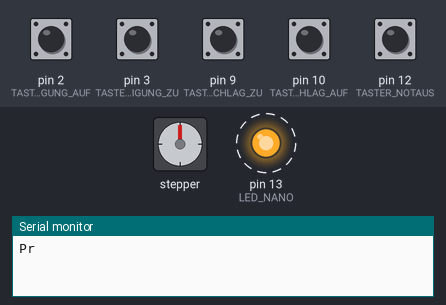
This program was run on a simulated Arduino Nano, built with avr-gcc and run on an emulated ATmega328P. On the bench: stepper motor, output pins drawn as LEDs (lit = HIGH), the last lines printed to the serial monitor. Wiring (inferred from the names in the program): stepper motor driver (200 steps per turn assumed): step pin 4; direction pin 7; enable pin 8. Dashed ring = blinking. The test bench sets the inputs (shaded band); at power-on: pin 2 (TASTER_BESCHLEUNIGUNG_AUF), pin 3 (TASTER_BESCHLEUNIGUNG_ZU), pin 9 (TASTER_ANSCHLAG_ZU), pin 10 (TASTER_ANSCHLAG_AUF), pin 12 (TASTER_NOTAUS) HIGH. Pins used as bus, display or sensor lines are not drawn.

Above: at 0.88 s.
1.3 s: pin 2 (TASTER_BESCHLEUNIGUNG_AUF) pulled LOW for 0.15 s
At 1.67 s:
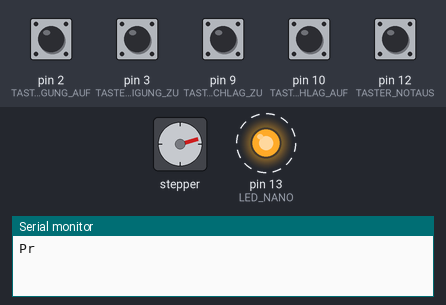
At 2.27 s:
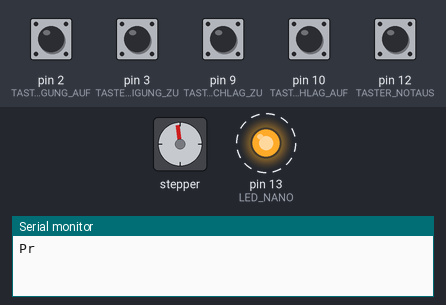
4.3 s: pin 3 (TASTER_BESCHLEUNIGUNG_ZU) pulled LOW for 0.15 s
At 5.59 s:
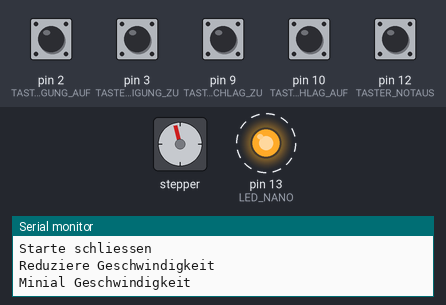
7.3 s: pin 12 (TASTER_NOTAUS) pulled LOW for 1 s
10.3 s: pin 12 (TASTER_NOTAUS) pulled LOW for 0.15 s
13.4 s: pin 12 (TASTER_NOTAUS) pulled LOW for 0.15 s
16.4 s: pin 9 (TASTER_ANSCHLAG_ZU) pulled LOW for 0.15 s
At 16.69 s:
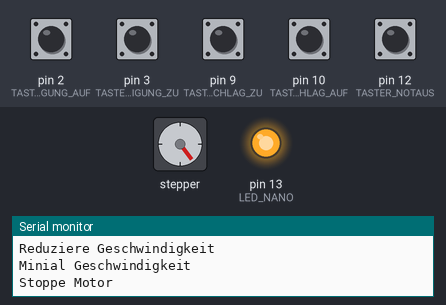
Timing chart, 0 to 20.4 s (numbered marks = the images above; inputs shaded):
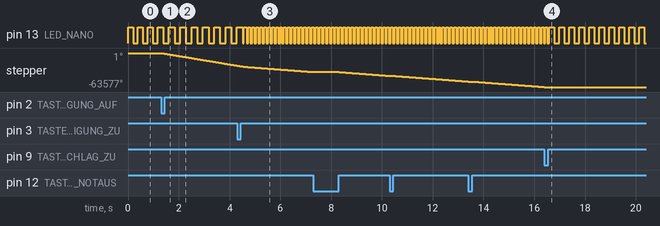

The program:

main.cpp
```cpp
#include <Arduino.h>
#define STD_TIMER 640      //Schnellste Geschwindigkeit
#define REDUCED_TIMER 4000 //Langsamste Geschwindigkeit
#define VERLAMSARMUNG 1    //Wie schnell bremsen. Hohe Zahl = schnell bremsen
#define STEP_PIN 4
#define DIR_PIN 7    //DIR -Direction
#define ENABLE_PIN 8 //ENA-Enable
#define LED_NANO 13  //LED des Nano's
#define TASTER_ANSCHLAG_ZU 9
#define TASTER_ANSCHLAG_AUF 10
#define TASTER_BESCHLEUNIGUNG_AUF 2 //MUSS 2 ODER 3 SEIN
#define TASTER_BESCHLEUNIGUNG_ZU 3  //MUSS 2 ODER 3 SEIN
#define TASTER_NOTAUS 12
#define DIR_SCHLIESSEN 0  //Ändern wenn der Motor in die falsche Richtung fährt
#define MOTOR_DREHT false //Wenn Enable den Zustand hat ist er aktiv am fahren

void beschAufInterrupt();
void beschZuInterrupt();

boolean faehrtZu = false;
boolean faehrtAuf = false;
boolean slowMode = false;
long count = 0;

void setup()
{
  pinMode(TASTER_ANSCHLAG_AUF, INPUT_PULLUP);
  pinMode(TASTER_ANSCHLAG_ZU, INPUT_PULLUP);
  pinMode(TASTER_BESCHLEUNIGUNG_AUF, INPUT_PULLUP);
  pinMode(TASTER_BESCHLEUNIGUNG_ZU, INPUT_PULLUP);
  pinMode(TASTER_NOTAUS, INPUT_PULLUP);

  pinMode(LED_NANO, OUTPUT);

  pinMode(STEP_PIN, OUTPUT);
  pinMode(DIR_PIN, OUTPUT);
  pinMode(ENABLE_PIN, OUTPUT);

  Serial.begin(9600);
  Serial.println("Programm wurde gestartet");

  //Setzte Timer 1 Einstellungen
  cli(); //Lösche globales Interrupt-Enable-Bit
  //CTC-Mode aktivieren
  TCCR1A = 0;                               //Löschen des TCCR1A-Registers
  TCCR1B = 0;                               //Löschen des TCCR1B-Registers
  TCCR1B |= (1 << WGM12);                   //Setze CTC-Mode (Waveform Generation Mode)
  TCCR1B |= /*(1 << CS11) | */ (1 << CS10); //Setze CS10 (Clock Select), Vorteiler 1
  TCNT1 = 0;                                //Timer Counter Register löschen
  OCR1A = STD_TIMER;                        //Vergleichswert 1249->200Hz, 12499-> 20Hz
  TIMSK1 |= (1 << OCIE1A);                  //Bit Output Compare A Match Interrupt Enable setzen
  sei();                                    //Setze globales Interrupt-Enable-Bit

  //Setze Interrupt Einstellungen für Pin 2 & 3
  attachInterrupt(digitalPinToInterrupt(TASTER_BESCHLEUNIGUNG_AUF), beschAufInterrupt, FALLING);
  attachInterrupt(digitalPinToInterrupt(TASTER_BESCHLEUNIGUNG_ZU), beschZuInterrupt, FALLING);

  digitalWrite(ENABLE_PIN, 0);
  digitalWrite(DIR_PIN, 0);
  digitalWrite(STEP_PIN, 0);
}

void loop()
{
}

void beschAufInterrupt()
{
  if (faehrtAuf)
  {
    slowMode = true;
    Serial.println("Reduziere Geschwindigkeit");
  }
  else
  {
    faehrtZu = true;
    faehrtAuf = false;
    Serial.println("Starte schliessen");
  }
}
void beschZuInterrupt()
{
  if (faehrtZu)
  {
    slowMode = true;
    Serial.println("Reduziere Geschwindigkeit");
  }
  else
  {
    faehrtZu = false;
    faehrtAuf = true;
    Serial.println("Starte oeffnen");
  }
}
ISR(TIMER1_COMPA_vect)
{
  //Status LED, Kann einfach auskommentiert werden
  if (!(count++ % (1249900 / OCR1A)))
  {
    digitalWrite(LED_NANO, !digitalRead(LED_NANO));
  }

  if (digitalRead(TASTER_NOTAUS))
  {
    //Anschlag berührt
    if (!digitalRead(TASTER_ANSCHLAG_AUF) || !digitalRead(TASTER_ANSCHLAG_ZU))
    {
      if (digitalRead(ENABLE_PIN) == MOTOR_DREHT)
        Serial.println("Stoppe Motor");
      digitalWrite(ENABLE_PIN, !MOTOR_DREHT);
      faehrtAuf = false;
      faehrtZu = false;
      slowMode = false;
    }
    else
    {
      if (faehrtAuf)
      {
        digitalWrite(DIR_PIN, !DIR_SCHLIESSEN);
        digitalWrite(ENABLE_PIN, MOTOR_DREHT);
        digitalWrite(STEP_PIN, !digitalRead(STEP_PIN));
      }
      else if (faehrtZu)
      {
        digitalWrite(ENABLE_PIN, MOTOR_DREHT);
        digitalWrite(STEP_PIN, !digitalRead(STEP_PIN));
        digitalWrite(DIR_PIN, DIR_SCHLIESSEN);
      }
      if (slowMode)
      {
        if (OCR1A + VERLAMSARMUNG < REDUCED_TIMER)
        {
          OCR1A += VERLAMSARMUNG;
        }
        else
        {
          if (OCR1A != REDUCED_TIMER)
          {
            Serial.println("Minial Geschwindigkeit");
            OCR1A = REDUCED_TIMER;
          }
        }
      }
      else
      {
        OCR1A = STD_TIMER;
      }
    }
  }
}
```

Measured:
- after the input at 1.3 s, stepper: keeps turning counter-clockwise at about 7873°/s, starting at once
- after the input at 4.3 s, pin 13 (LED_NANO): alternates HIGH for 0.08 s and LOW for 0.08 s, starting after 0.26 s
- after the input at 16.4 s, stepper: stops changing and stays -63577°
- by itself, pin 13 (LED_NANO): alternates HIGH for 0.22 s and LOW for 0.22 s
